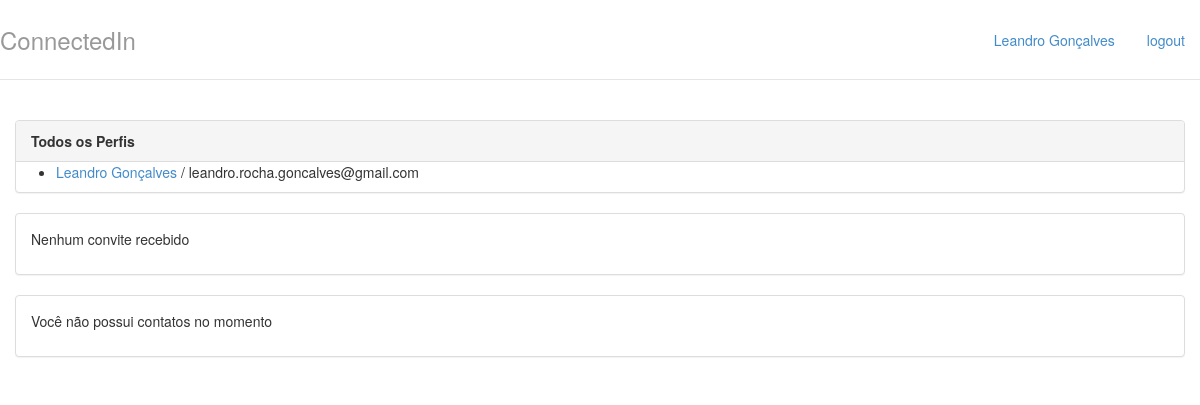
The app's page / (signed in), older data.
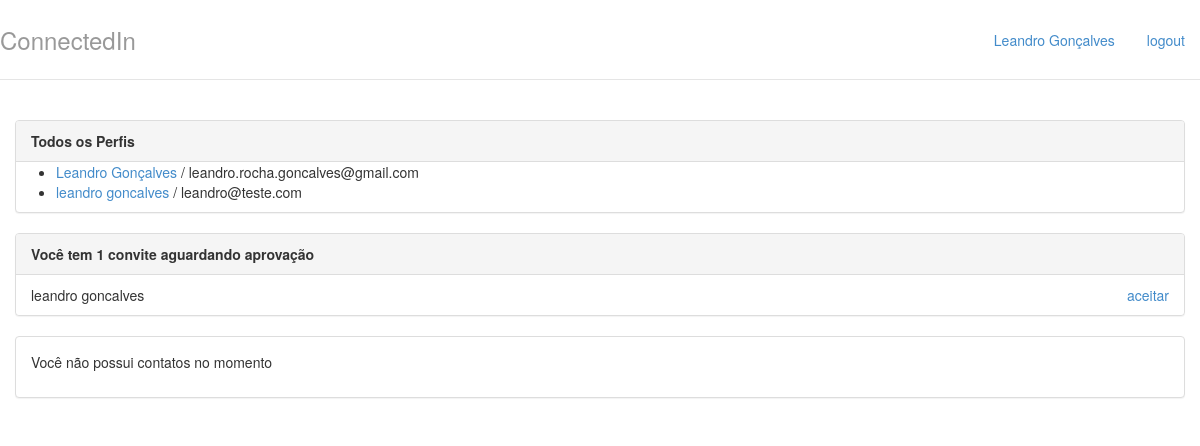
The same page, newer data.
### perfis/models.py (models this page shows, shortened)
class Perfil(models.Model):
    nome = models.CharField(max_length=255, null=False)
    telefone = models.CharField(max_length=15, null=False)
    nome_empresa = models.CharField(max_length=255, null=False)
    contatos = models.ManyToManyField('self')
    usuario = models.OneToOneField(User, related_name="perfil")
    @property
    def email(self):
        return self.usuario.email

class Convite(models.Model):
    solicitante = models.ForeignKey(Perfil, related_name='convites_feitos')
    convidado = models.ForeignKey(Perfil, related_name='convites_recebidos')

### perfis/views.py (the view)
# urls.py: url(r'^$', views.index, name='index'),
@login_required
def index(request):
    perfis = Perfil.objects.all()
    return render(request, 'index.html', { "perfis" : perfis, "perfil_logado": get_perfil_logado(request) })

### perfis/views.py (called while the page is built)
@login_required
def get_perfil_logado(request):
   return request.user.perfil

### perfis/templates/index.html
{% extends "base.html" %}
{% block body %}
<div class="col-lg-12">
    <div class="panel panel-default">
        <div class="panel-heading">
            <strong>Todos os Perfis</strong>
        </div>
        {% if perfis %}
            <ul>
                {% for perfil in perfis %}
                    <li>
                        <a href="{% url 'exibir' perfil.id%}">{{ perfil.nome }}</a> / {{ perfil.email }}
                    </li>
                {% endfor %}
            </ul>
        {% else %}
            <p>Nenhum Perfil encontrado</p>
        {% endif %}
    </div>
    <div class="panel panel-default">
        {% with total_de_convites=perfil_logado.convites_recebidos.count %}
            {% if total_de_convites %}
                <div class="panel-heading">
                    <strong>Você tem {{ total_de_convites }} convite{{ total_de_convites|pluralize }} aguardando aprovação</strong>
                </div>
                <ul class="list-group">
                    {% for convite in perfil_logado.convites_recebidos.all %}
                        <li class="list-group-item">
                            {{ convite.solicitante.nome }}
                            <a href="{% url 'aceitar' convite.id %}" class="pull-right">aceitar</a>
                        </li>
                    {% endfor %}
                </ul>
            {% else %}
                <div class="panel-body">
                    <p>Nenhum convite recebido</p>
                </div>
            {% endif %}
        {% endwith %}
    </div>
    <div class="panel panel-default">
        {% with total_de_contatos=perfil_logado.contatos.count %}
            {% if total_de_contatos %}
                <div class="panel-heading">
                    <strong>Você tem {{ total_de_contatos }} contato{{ total_de_contatos|pluralize }}</strong>
                </div>
                <ul class="list-group">
                    {% for contato in perfil_logado.contatos.all %}
                        <li class="list-group-item">
                            <a href="{% url 'exibir' contato.id %}">{{ contato.nome }} // {{ contato.email }}</a>
                        </li>
                    {% endfor %}
                </ul>
            {% else %}
                <div class="panel-body">
                    <p>Você não possui contatos no momento</p>
                </div>
            {% endif %}
        {% endwith %}
    </div>
</div>
{% endblock %}

### perfis/templates/base.html (shortened to what this page needs)
{% load staticfiles %}
<!DOCTYPE html>
<html lang="pt-br">
    <head>
        <link rel="stylesheet" href="{% static "styles/bootstrap.css" %}" >
        <link rel="stylesheet" href="{% static "styles/main.css" %}" >
    </head>
    <body>
        <div class="header">
            <ul class="nav nav-pills pull-right">
                <li><a href="{% url 'index' %}">{{ perfil_logado.nome }}</a></li>
                <li><a href="{% url 'logout' %}">logout</a></li>
            </ul>
            <h3 class="text-muted">ConnectedIn</h3>
        </div>
        <div class="row content">
            {% block body %}
            {% endblock %}
        </div>
    </body>
</html>

### perfis/static/styles/main.css (style rules this page uses)
body { padding-top: 20px; padding-bottom: 20px; }
.header, .content, .footer { padding-left: 15px; padding-right: 15px; }
.header { border-bottom: 1px solid #e5e5e5; }
.header h3 { margin-top: 0; margin-bottom: 0; line-height: 40px; padding-bottom: 19px; }
.content { margin: 40px 0; }
@media screen and (min-width: 768px) { .header, .content, .footer { padding-left: 0; padding-right: 0; } }
@media screen and (min-width: 768px) { .header { margin-bottom: 30px; } }

Row changes from the older to the newer data that the page shows:
added Perfil: nome "leandro goncalves", email "leandro@teste.com"
added Convite: solicitante.nome "leandro goncalves"
Text that changed along with them:
{{ total_de_convites }}: (not shown) → "1"
text no longer shown: "Nenhum convite recebido"
text now shown: "Você tem convite aguardando aprovação"
